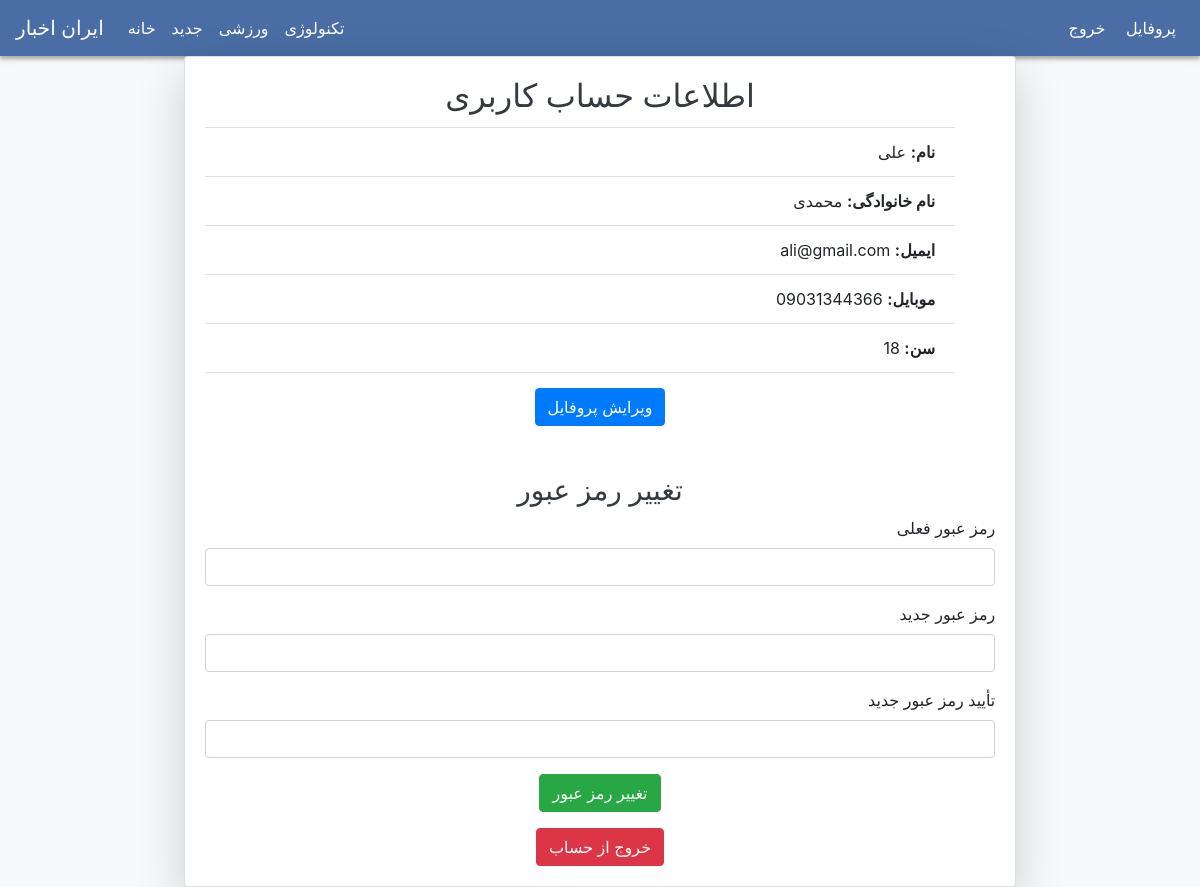
Screenshot of /profile/index.php (signed in) with the database file from the repository.
### tables this page shows
CREATE TABLE `categories` (
  `id` int(11) NOT NULL,
  `name` varchar(255) NOT NULL,
  `created_at` datetime NOT NULL,
  `updated_at` datetime NOT NULL
);

CREATE TABLE `users` (
  `id` int(11) NOT NULL,
  `admin` tinyint(1) NOT NULL DEFAULT 0,
  `email` varchar(191) NOT NULL,
  `password` varchar(255) NOT NULL,
  `first_name` varchar(255) NOT NULL,
  `last_name` varchar(255) NOT NULL,
  `age` int(11) DEFAULT NULL,
  `phone` varchar(255) DEFAULT NULL,
  `created_at` datetime NOT NULL
);

### functions/helpers.php (called while the page is built, shortened)
<?php
function asset($file)
{
    return trim(BASE_URL, '/ ') . '/' . trim($file, '/ ');
}
function url($url)
{
    return trim(BASE_URL, '/ ') . '/' . trim($url, '/ ');
}

### profile/index.php (the view, shortened to what this page needs)
<?php
require_once '../functions/helpers.php';
global $pdo;
global $row;
if (isset($_SESSION['user'])) {
    $user_email = $_SESSION['user'];
}
if(isset($user_email) && $user_email != "" && $user_email != null) {
    $query = "SELECT * FROM users WHERE email = ?";
    $stmt = $pdo->prepare($query);
    $stmt->execute([$user_email]);
    $row = $stmt->fetch();
}
?>
<!doctype html>
<html>
<head>
    <link rel="stylesheet" href="<?= asset('assets/css/bootstrap.min.css') ?>" media="all" type="text/css">
    <link rel="stylesheet" href="<?= asset('assets/css/style.css') ?>" media="all" type="text/css">
</head>
<body class="bg-light text-end">
<section id="app">
    <?php require_once '../layouts/top-nav.php'; ?>
</section>
<div class="container d-flex justify-content-center align-items-center min-vh-100">
    <div class="card shadow-lg w-75 text-end" style="direction: rtl;">
        <div class="card-body">
            <h2 class="card-title text-center text-dark">اطلاعات حساب کاربری</h2>
            <ul class="text-right list-group list-group-flush">
                <li class="list-group-item"><strong>نام:</strong> <?= $row->first_name ?></li>
                <li class="list-group-item"><strong>نام خانوادگی:</strong> <?= $row->last_name ?></li>
                <li class="list-group-item"><strong>ایمیل:</strong> <?= $row->email ?></li>
                <li class="list-group-item"><strong>موبایل:</strong> <?=!empty($row->phone) ? $row->phone : "ثبت نشده" ?></li>
                <li class="list-group-item"><strong> سن:</strong> <?= !empty($row->age) ? $row->age : "ثبت نشده" ?></li></ul>
            <div class="d-flex justify-content-center mt-3">
                <a href="<?= url('profile/edit.php') ?>" class="btn btn-primary">ویرایش پروفایل</a>
            </div>
            <div class="mt-5">
                <h3 class="text-center text-dark">تغییر رمز عبور</h3>
                <form action="<?=url('profile/index.php')?>" method="POST">
                    <div class="text-right mb-3">
                        <label for="current-password" class="form-label">رمز عبور فعلی</label>
                        <input type="password" class="form-control" id="current-password" name="current_password" required>
                    </div>
                    <div class="text-right mb-3">
                        <label  for="new-password" class="form-label">رمز عبور جدید</label>
                        <input type="password" class="form-control" id="new-password" name="new_password" required>
                    </div>
                    <div class="text-right mb-3">
                        <label for="confirm-password" class="form-label">تأیید رمز عبور جدید</label>
                        <input type="password" class="form-control" id="confirm-password" name="confirm_password" required>
                    </div>
                    <div class=" d-flex justify-content-center">
                        <button type="submit" class="btn btn-success">تغییر رمز عبور</button>
                    </div>
                </form>
            </div>
            <div class="d-flex justify-content-center mt-3">
                <a href="<?= url('auth/logout.php') ?>" class="btn btn-danger">خروج از حساب</a>
            </div>
        </div>
    </div>
</div>
</body>
</html>

### layouts/top-nav.php (shortened to what this page needs)
<nav class="navbar navbar-expand-lg navbar-dark bg-blue ">
    <a class="navbar-brand " href="<?=url('panel')?>">ایران اخبار</a>
    <div class="collapse navbar-collapse " id="navbarSupportedContent ">
        <ul class="navbar-nav mr-auto ">
            <li class="nav-item active ">
                <a class="nav-link " href="<?=url('index.php')?>">خانه<span class="sr-only ">(current)</span></a>
            </li>
            <?php
            global $pdo;
            $queryy = "SELECT * FROM categories";
            $stmtm = $pdo->prepare($queryy);
            $stmtm->execute();
            $categoriess = $stmtm->fetchAll();
            foreach ($categoriess as $categoryy) {?>
            <li class="nav-item active ">
                <a class="nav-link " href="<?=url('category.php?cat_id=')."$categoryy->id"?>"><?=$categoryy->name?></a>
            </li>
            <?php } ?>
        </ul>
    </div>
    <section class="d-inline ">
        <?php
        if(!isset($_SESSION['user']) && !isset($_SESSION['admin'])){ ?>
        <a class="text-decoration-none text-white px-2 " href="<?=url('auth/register.php')?>">ثبت نام</a>
        <a class="text-decoration-none text-white " href="<?=url('auth/login.php')?>">ورود</a>
        <?php } else{ ?>
            <a class="text-decoration-none text-white px-2 " href="<?=url('profile')?>">پروفایل</a>
        <a class="text-decoration-none text-white px-2 " href="<?=url('auth/logout.php')?>">خروج</a>
        <?php } ?>
    </section>
</nav>

### assets/css/style.css (style rules this page uses)
.bg-blue { background-color: rgb(74,109,165); box-shadow: 0px 3px 4px #aaaaaa, 0px 4px 8px #ededed; }
.nav-link { color: #dedede!important; }
.active > .nav-link { color: #ffffff!important; }

### rows the page displays
categories: name "جدید"
categories: name "ورزشی"
categories: name "تکنولوژی"
users: first_name "علی", last_name "محمدی", email "ali@gmail.com", phone "09031344366", age "18"
